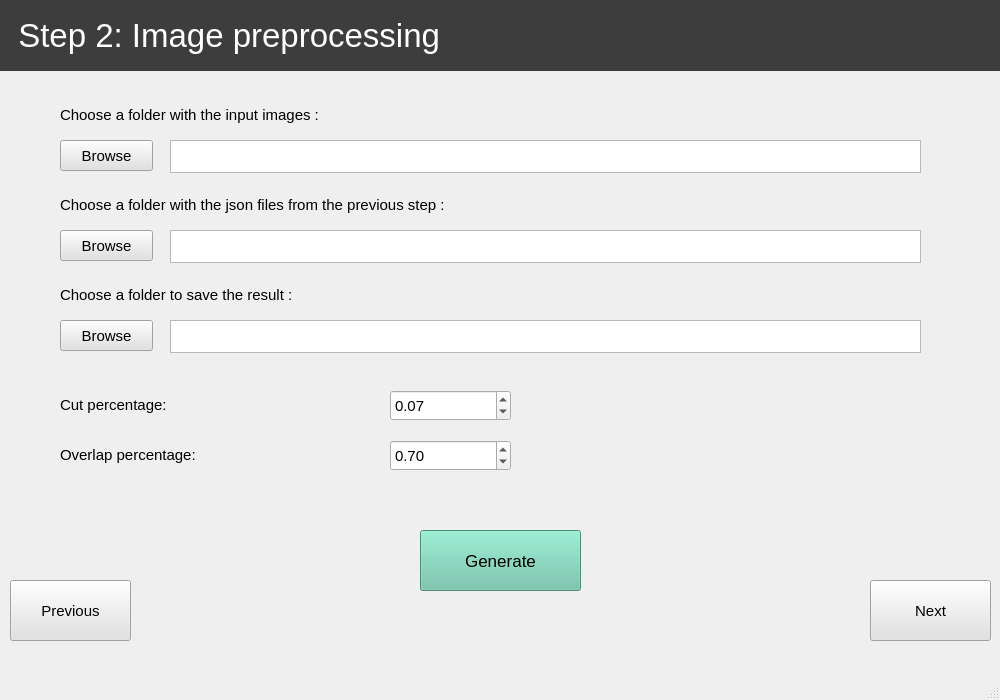
<?xml version="1.0" encoding="UTF-8"?>
<ui version="4.0">
 <class>step8</class>
 <widget class="QMainWindow" name="step8">
  <property name="geometry">
   <rect>
    <x>0</x>
    <y>0</y>
    <width>1000</width>
    <height>700</height>
   </rect>
  </property>
  <property name="windowTitle">
   <string>Scantronic</string>
  </property>
  <widget class="QWidget" name="centralwidget">
   <widget class="QTextEdit" name="textEdit_6">
    <property name="geometry">
     <rect>
      <x>170</x>
      <y>320</y>
      <width>751</width>
      <height>33</height>
     </rect>
    </property>
    <property name="font">
     <font>
      <pointsize>10</pointsize>
     </font>
    </property>
    <property name="focusPolicy">
     <enum>Qt::NoFocus</enum>
    </property>
   </widget>
   <widget class="QLabel" name="label_8">
    <property name="geometry">
     <rect>
      <x>60</x>
      <y>280</y>
      <width>441</width>
      <height>30</height>
     </rect>
    </property>
    <property name="font">
     <font>
      <pointsize>11</pointsize>
     </font>
    </property>
    <property name="text">
     <string>Choose a folder to save the result :</string>
    </property>
    <property name="alignment">
     <set>Qt::AlignLeading|Qt::AlignLeft|Qt::AlignVCenter</set>
    </property>
   </widget>
   <widget class="QLabel" name="label">
    <property name="geometry">
     <rect>
      <x>0</x>
      <y>0</y>
      <width>1001</width>
      <height>71</height>
     </rect>
    </property>
    <property name="palette">
     <palette>
      <active>
       <colorrole role="WindowText">
        <brush brushstyle="SolidPattern">
         <color alpha="255">
          <red>255</red>
          <green>255</green>
          <blue>255</blue>
         </color>
        </brush>
       </colorrole>
       <colorrole role="Button">
        <brush brushstyle="SolidPattern">
         <color alpha="255">
          <red>61</red>
          <green>61</green>
          <blue>61</blue>
         </color>
        </brush>
       </colorrole>
       <colorrole role="Base">
        <brush brushstyle="SolidPattern">
         <color alpha="255">
          <red>61</red>
          <green>61</green>
          <blue>61</blue>
         </color>
        </brush>
       </colorrole>
       <colorrole role="Window">
        <brush brushstyle="SolidPattern">
         <color alpha="255">
          <red>61</red>
          <green>61</green>
          <blue>61</blue>
         </color>
        </brush>
       </colorrole>
      </active>
      <inactive>
       <colorrole role="WindowText">
        <brush brushstyle="SolidPattern">
         <color alpha="255">
          <red>255</red>
          <green>255</green>
          <blue>255</blue>
         </color>
        </brush>
       </colorrole>
       <colorrole role="Button">
        <brush brushstyle="SolidPattern">
         <color alpha="255">
          <red>61</red>
          <green>61</green>
          <blue>61</blue>
         </color>
        </brush>
       </colorrole>
       <colorrole role="Base">
        <brush brushstyle="SolidPattern">
         <color alpha="255">
          <red>61</red>
          <green>61</green>
          <blue>61</blue>
         </color>
        </brush>
       </colorrole>
       <colorrole role="Window">
        <brush brushstyle="SolidPattern">
         <color alpha="255">
          <red>61</red>
          <green>61</green>
          <blue>61</blue>
         </color>
        </brush>
       </colorrole>
      </inactive>
      <disabled>
       <colorrole role="WindowText">
        <brush brushstyle="SolidPattern">
         <color alpha="255">
          <red>120</red>
          <green>120</green>
          <blue>120</blue>
         </color>
        </brush>
       </colorrole>
       <colorrole role="Button">
        <brush brushstyle="SolidPattern">
         <color alpha="255">
          <red>61</red>
          <green>61</green>
          <blue>61</blue>
         </color>
        </brush>
       </colorrole>
       <colorrole role="Base">
        <brush brushstyle="SolidPattern">
         <color alpha="255">
          <red>61</red>
          <green>61</green>
          <blue>61</blue>
         </color>
        </brush>
       </colorrole>
       <colorrole role="Window">
        <brush brushstyle="SolidPattern">
         <color alpha="255">
          <red>61</red>
          <green>61</green>
          <blue>61</blue>
         </color>
        </brush>
       </colorrole>
      </disabled>
     </palette>
    </property>
    <property name="font">
     <font>
      <pointsize>25</pointsize>
     </font>
    </property>
    <property name="autoFillBackground">
     <bool>false</bool>
    </property>
    <property name="styleSheet">
     <string notr="true">background-color: rgb(61, 61, 61);</string>
    </property>
    <property name="lineWidth">
     <number>17</number>
    </property>
    <property name="text">
     <string>  Step 2: Image preprocessing</string>
    </property>
   </widget>
   <widget class="QLabel" name="label_7">
    <property name="geometry">
     <rect>
      <x>60</x>
      <y>100</y>
      <width>321</width>
      <height>30</height>
     </rect>
    </property>
    <property name="font">
     <font>
      <pointsize>11</pointsize>
     </font>
    </property>
    <property name="text">
     <string>Choose a folder with the input images :</string>
    </property>
    <property name="alignment">
     <set>Qt::AlignLeading|Qt::AlignLeft|Qt::AlignVCenter</set>
    </property>
   </widget>
   <widget class="QTextEdit" name="textEdit_5">
    <property name="geometry">
     <rect>
      <x>170</x>
      <y>140</y>
      <width>751</width>
      <height>33</height>
     </rect>
    </property>
    <property name="font">
     <font>
      <pointsize>10</pointsize>
     </font>
    </property>
    <property name="focusPolicy">
     <enum>Qt::NoFocus</enum>
    </property>
   </widget>
   <widget class="QPushButton" name="pushButton_8">
    <property name="geometry">
     <rect>
      <x>60</x>
      <y>320</y>
      <width>93</width>
      <height>31</height>
     </rect>
    </property>
    <property name="palette">
     <palette>
      <active>
       <colorrole role="Button">
        <brush brushstyle="SolidPattern">
         <color alpha="255">
          <red>225</red>
          <green>225</green>
          <blue>225</blue>
         </color>
        </brush>
       </colorrole>
       <colorrole role="Base">
        <brush brushstyle="SolidPattern">
         <color alpha="255">
          <red>225</red>
          <green>225</green>
          <blue>225</blue>
         </color>
        </brush>
       </colorrole>
       <colorrole role="Window">
        <brush brushstyle="SolidPattern">
         <color alpha="255">
          <red>225</red>
          <green>225</green>
          <blue>225</blue>
         </color>
        </brush>
       </colorrole>
      </active>
      <inactive>
       <colorrole role="Button">
        <brush brushstyle="SolidPattern">
         <color alpha="255">
          <red>225</red>
          <green>225</green>
          <blue>225</blue>
         </color>
        </brush>
       </colorrole>
       <colorrole role="Base">
        <brush brushstyle="SolidPattern">
         <color alpha="255">
          <red>225</red>
          <green>225</green>
          <blue>225</blue>
         </color>
        </brush>
       </colorrole>
       <colorrole role="Window">
        <brush brushstyle="SolidPattern">
         <color alpha="255">
          <red>225</red>
          <green>225</green>
          <blue>225</blue>
         </color>
        </brush>
       </colorrole>
      </inactive>
      <disabled>
       <colorrole role="Button">
        <brush brushstyle="SolidPattern">
         <color alpha="255">
          <red>225</red>
          <green>225</green>
          <blue>225</blue>
         </color>
        </brush>
       </colorrole>
       <colorrole role="Base">
        <brush brushstyle="SolidPattern">
         <color alpha="255">
          <red>225</red>
          <green>225</green>
          <blue>225</blue>
         </color>
        </brush>
       </colorrole>
       <colorrole role="Window">
        <brush brushstyle="SolidPattern">
         <color alpha="255">
          <red>225</red>
          <green>225</green>
          <blue>225</blue>
         </color>
        </brush>
       </colorrole>
      </disabled>
     </palette>
    </property>
    <property name="font">
     <font>
      <pointsize>11</pointsize>
     </font>
    </property>
    <property name="styleSheet">
     <string notr="true">background-color: rgb(225, 225, 225);</string>
    </property>
    <property name="text">
     <string>Browse</string>
    </property>
   </widget>
   <widget class="QPushButton" name="pushButton_7">
    <property name="geometry">
     <rect>
      <x>60</x>
      <y>140</y>
      <width>93</width>
      <height>31</height>
     </rect>
    </property>
    <property name="palette">
     <palette>
      <active>
       <colorrole role="Button">
        <brush brushstyle="SolidPattern">
         <color alpha="255">
          <red>225</red>
          <green>225</green>
          <blue>225</blue>
         </color>
        </brush>
       </colorrole>
       <colorrole role="Base">
        <brush brushstyle="SolidPattern">
         <color alpha="255">
          <red>225</red>
          <green>225</green>
          <blue>225</blue>
         </color>
        </brush>
       </colorrole>
       <colorrole role="Window">
        <brush brushstyle="SolidPattern">
         <color alpha="255">
          <red>225</red>
          <green>225</green>
          <blue>225</blue>
         </color>
        </brush>
       </colorrole>
      </active>
      <inactive>
       <colorrole role="Button">
        <brush brushstyle="SolidPattern">
         <color alpha="255">
          <red>225</red>
          <green>225</green>
          <blue>225</blue>
         </color>
        </brush>
       </colorrole>
       <colorrole role="Base">
        <brush brushstyle="SolidPattern">
         <color alpha="255">
          <red>225</red>
          <green>225</green>
          <blue>225</blue>
         </color>
        </brush>
       </colorrole>
       <colorrole role="Window">
        <brush brushstyle="SolidPattern">
         <color alpha="255">
          <red>225</red>
          <green>225</green>
          <blue>225</blue>
         </color>
        </brush>
       </colorrole>
      </inactive>
      <disabled>
       <colorrole role="Button">
        <brush brushstyle="SolidPattern">
         <color alpha="255">
          <red>225</red>
          <green>225</green>
          <blue>225</blue>
         </color>
        </brush>
       </colorrole>
       <colorrole role="Base">
        <brush brushstyle="SolidPattern">
         <color alpha="255">
          <red>225</red>
          <green>225</green>
          <blue>225</blue>
         </color>
        </brush>
       </colorrole>
       <colorrole role="Window">
        <brush brushstyle="SolidPattern">
         <color alpha="255">
          <red>225</red>
          <green>225</green>
          <blue>225</blue>
         </color>
        </brush>
       </colorrole>
      </disabled>
     </palette>
    </property>
    <property name="font">
     <font>
      <pointsize>11</pointsize>
     </font>
    </property>
    <property name="styleSheet">
     <string notr="true">background-color: rgb(225, 225, 225);</string>
    </property>
    <property name="text">
     <string>Browse</string>
    </property>
   </widget>
   <widget class="QLabel" name="label_5">
    <property name="geometry">
     <rect>
      <x>60</x>
      <y>390</y>
      <width>313</width>
      <height>30</height>
     </rect>
    </property>
    <property name="font">
     <font>
      <pointsize>11</pointsize>
     </font>
    </property>
    <property name="text">
     <string>Cut percentage:</string>
    </property>
    <property name="alignment">
     <set>Qt::AlignLeading|Qt::AlignLeft|Qt::AlignVCenter</set>
    </property>
   </widget>
   <widget class="QLabel" name="label_6">
    <property name="geometry">
     <rect>
      <x>60</x>
      <y>440</y>
      <width>313</width>
      <height>30</height>
     </rect>
    </property>
    <property name="font">
     <font>
      <pointsize>11</pointsize>
     </font>
    </property>
    <property name="text">
     <string>Overlap percentage:</string>
    </property>
    <property name="alignment">
     <set>Qt::AlignLeading|Qt::AlignLeft|Qt::AlignVCenter</set>
    </property>
   </widget>
   <widget class="QDoubleSpinBox" name="doubleSpinBox">
    <property name="geometry">
     <rect>
      <x>390</x>
      <y>390</y>
      <width>121</width>
      <height>31</height>
     </rect>
    </property>
    <property name="font">
     <font>
      <pointsize>11</pointsize>
     </font>
    </property>
    <property name="maximum">
     <double>1.000000000000000</double>
    </property>
    <property name="singleStep">
     <double>0.100000000000000</double>
    </property>
    <property name="value">
     <double>0.070000000000000</double>
    </property>
   </widget>
   <widget class="QDoubleSpinBox" name="doubleSpinBox_2">
    <property name="geometry">
     <rect>
      <x>390</x>
      <y>440</y>
      <width>121</width>
      <height>31</height>
     </rect>
    </property>
    <property name="font">
     <font>
      <pointsize>11</pointsize>
     </font>
    </property>
    <property name="maximum">
     <double>1.000000000000000</double>
    </property>
    <property name="singleStep">
     <double>0.100000000000000</double>
    </property>
    <property name="value">
     <double>0.700000000000000</double>
    </property>
   </widget>
   <widget class="QPushButton" name="pushButton_9">
    <property name="geometry">
     <rect>
      <x>10</x>
      <y>580</y>
      <width>121</width>
      <height>61</height>
     </rect>
    </property>
    <property name="palette">
     <palette>
      <active>
       <colorrole role="Button">
        <brush brushstyle="SolidPattern">
         <color alpha="255">
          <red>225</red>
          <green>225</green>
          <blue>225</blue>
         </color>
        </brush>
       </colorrole>
       <colorrole role="Base">
        <brush brushstyle="SolidPattern">
         <color alpha="255">
          <red>225</red>
          <green>225</green>
          <blue>225</blue>
         </color>
        </brush>
       </colorrole>
       <colorrole role="Window">
        <brush brushstyle="SolidPattern">
         <color alpha="255">
          <red>225</red>
          <green>225</green>
          <blue>225</blue>
         </color>
        </brush>
       </colorrole>
      </active>
      <inactive>
       <colorrole role="Button">
        <brush brushstyle="SolidPattern">
         <color alpha="255">
          <red>225</red>
          <green>225</green>
          <blue>225</blue>
         </color>
        </brush>
       </colorrole>
       <colorrole role="Base">
        <brush brushstyle="SolidPattern">
         <color alpha="255">
          <red>225</red>
          <green>225</green>
          <blue>225</blue>
         </color>
        </brush>
       </colorrole>
       <colorrole role="Window">
        <brush brushstyle="SolidPattern">
         <color alpha="255">
          <red>225</red>
          <green>225</green>
          <blue>225</blue>
         </color>
        </brush>
       </colorrole>
      </inactive>
      <disabled>
       <colorrole role="Button">
        <brush brushstyle="SolidPattern">
         <color alpha="255">
          <red>225</red>
          <green>225</green>
          <blue>225</blue>
         </color>
        </brush>
       </colorrole>
       <colorrole role="Base">
        <brush brushstyle="SolidPattern">
         <color alpha="255">
          <red>225</red>
          <green>225</green>
          <blue>225</blue>
         </color>
        </brush>
       </colorrole>
       <colorrole role="Window">
        <brush brushstyle="SolidPattern">
         <color alpha="255">
          <red>225</red>
          <green>225</green>
          <blue>225</blue>
         </color>
        </brush>
       </colorrole>
      </disabled>
     </palette>
    </property>
    <property name="font">
     <font>
      <pointsize>11</pointsize>
     </font>
    </property>
    <property name="styleSheet">
     <string notr="true">background-color: rgb(225, 225, 225);</string>
    </property>
    <property name="text">
     <string>Previous</string>
    </property>
   </widget>
   <widget class="QPushButton" name="pushButton_10">
    <property name="geometry">
     <rect>
      <x>870</x>
      <y>580</y>
      <width>121</width>
      <height>61</height>
     </rect>
    </property>
    <property name="palette">
     <palette>
      <active>
       <colorrole role="Button">
        <brush brushstyle="SolidPattern">
         <color alpha="255">
          <red>225</red>
          <green>225</green>
          <blue>225</blue>
         </color>
        </brush>
       </colorrole>
       <colorrole role="Base">
        <brush brushstyle="SolidPattern">
         <color alpha="255">
          <red>225</red>
          <green>225</green>
          <blue>225</blue>
         </color>
        </brush>
       </colorrole>
       <colorrole role="Window">
        <brush brushstyle="SolidPattern">
         <color alpha="255">
          <red>225</red>
          <green>225</green>
          <blue>225</blue>
         </color>
        </brush>
       </colorrole>
      </active>
      <inactive>
       <colorrole role="Button">
        <brush brushstyle="SolidPattern">
         <color alpha="255">
          <red>225</red>
          <green>225</green>
          <blue>225</blue>
         </color>
        </brush>
       </colorrole>
       <colorrole role="Base">
        <brush brushstyle="SolidPattern">
         <color alpha="255">
          <red>225</red>
          <green>225</green>
          <blue>225</blue>
         </color>
        </brush>
       </colorrole>
       <colorrole role="Window">
        <brush brushstyle="SolidPattern">
         <color alpha="255">
          <red>225</red>
          <green>225</green>
          <blue>225</blue>
         </color>
        </brush>
       </colorrole>
      </inactive>
      <disabled>
       <colorrole role="Button">
        <brush brushstyle="SolidPattern">
         <color alpha="255">
          <red>225</red>
          <green>225</green>
          <blue>225</blue>
         </color>
        </brush>
       </colorrole>
       <colorrole role="Base">
        <brush brushstyle="SolidPattern">
         <color alpha="255">
          <red>225</red>
          <green>225</green>
          <blue>225</blue>
         </color>
        </brush>
       </colorrole>
       <colorrole role="Window">
        <brush brushstyle="SolidPattern">
         <color alpha="255">
          <red>225</red>
          <green>225</green>
          <blue>225</blue>
         </color>
        </brush>
       </colorrole>
      </disabled>
     </palette>
    </property>
    <property name="font">
     <font>
      <pointsize>11</pointsize>
     </font>
    </property>
    <property name="styleSheet">
     <string notr="true">background-color: rgb(225, 225, 225);</string>
    </property>
    <property name="text">
     <string>Next</string>
    </property>
   </widget>
   <widget class="QPushButton" name="pushButton">
    <property name="geometry">
     <rect>
      <x>420</x>
      <y>530</y>
      <width>161</width>
      <height>61</height>
     </rect>
    </property>
    <property name="font">
     <font>
      <pointsize>13</pointsize>
     </font>
    </property>
    <property name="styleSheet">
     <string notr="true">background-color: rgb(105, 194, 166);</string>
    </property>
    <property name="text">
     <string>Generate</string>
    </property>
   </widget>
   <widget class="QPushButton" name="pushButton_11">
    <property name="geometry">
     <rect>
      <x>60</x>
      <y>230</y>
      <width>93</width>
      <height>31</height>
     </rect>
    </property>
    <property name="palette">
     <palette>
      <active>
       <colorrole role="Button">
        <brush brushstyle="SolidPattern">
         <color alpha="255">
          <red>225</red>
          <green>225</green>
          <blue>225</blue>
         </color>
        </brush>
       </colorrole>
       <colorrole role="Base">
        <brush brushstyle="SolidPattern">
         <color alpha="255">
          <red>225</red>
          <green>225</green>
          <blue>225</blue>
         </color>
        </brush>
       </colorrole>
       <colorrole role="Window">
        <brush brushstyle="SolidPattern">
         <color alpha="255">
          <red>225</red>
          <green>225</green>
          <blue>225</blue>
         </color>
        </brush>
       </colorrole>
      </active>
      <inactive>
       <colorrole role="Button">
        <brush brushstyle="SolidPattern">
         <color alpha="255">
          <red>225</red>
          <green>225</green>
          <blue>225</blue>
         </color>
        </brush>
       </colorrole>
       <colorrole role="Base">
        <brush brushstyle="SolidPattern">
         <color alpha="255">
          <red>225</red>
          <green>225</green>
          <blue>225</blue>
         </color>
        </brush>
       </colorrole>
       <colorrole role="Window">
        <brush brushstyle="SolidPattern">
         <color alpha="255">
          <red>225</red>
          <green>225</green>
          <blue>225</blue>
         </color>
        </brush>
       </colorrole>
      </inactive>
      <disabled>
       <colorrole role="Button">
        <brush brushstyle="SolidPattern">
         <color alpha="255">
          <red>225</red>
          <green>225</green>
          <blue>225</blue>
         </color>
        </brush>
       </colorrole>
       <colorrole role="Base">
        <brush brushstyle="SolidPattern">
         <color alpha="255">
          <red>225</red>
          <green>225</green>
          <blue>225</blue>
         </color>
        </brush>
       </colorrole>
       <colorrole role="Window">
        <brush brushstyle="SolidPattern">
         <color alpha="255">
          <red>225</red>
          <green>225</green>
          <blue>225</blue>
         </color>
        </brush>
       </colorrole>
      </disabled>
     </palette>
    </property>
    <property name="font">
     <font>
      <pointsize>11</pointsize>
     </font>
    </property>
    <property name="styleSheet">
     <string notr="true">background-color: rgb(225, 225, 225);</string>
    </property>
    <property name="text">
     <string>Browse</string>
    </property>
   </widget>
   <widget class="QTextEdit" name="textEdit_7">
    <property name="geometry">
     <rect>
      <x>170</x>
      <y>230</y>
      <width>751</width>
      <height>33</height>
     </rect>
    </property>
    <property name="font">
     <font>
      <pointsize>10</pointsize>
     </font>
    </property>
    <property name="focusPolicy">
     <enum>Qt::NoFocus</enum>
    </property>
   </widget>
   <widget class="QLabel" name="label_9">
    <property name="geometry">
     <rect>
      <x>60</x>
      <y>190</y>
      <width>481</width>
      <height>30</height>
     </rect>
    </property>
    <property name="font">
     <font>
      <pointsize>11</pointsize>
     </font>
    </property>
    <property name="text">
     <string>Choose a folder with the json files from the previous step :</string>
    </property>
    <property name="alignment">
     <set>Qt::AlignLeading|Qt::AlignLeft|Qt::AlignVCenter</set>
    </property>
   </widget>
  </widget>
  <widget class="QMenuBar" name="menubar">
   <property name="geometry">
    <rect>
     <x>0</x>
     <y>0</y>
     <width>1000</width>
     <height>26</height>
    </rect>
   </property>
  </widget>
  <widget class="QStatusBar" name="statusbar"/>
 </widget>
 <resources/>
 <connections/>
</ui>
